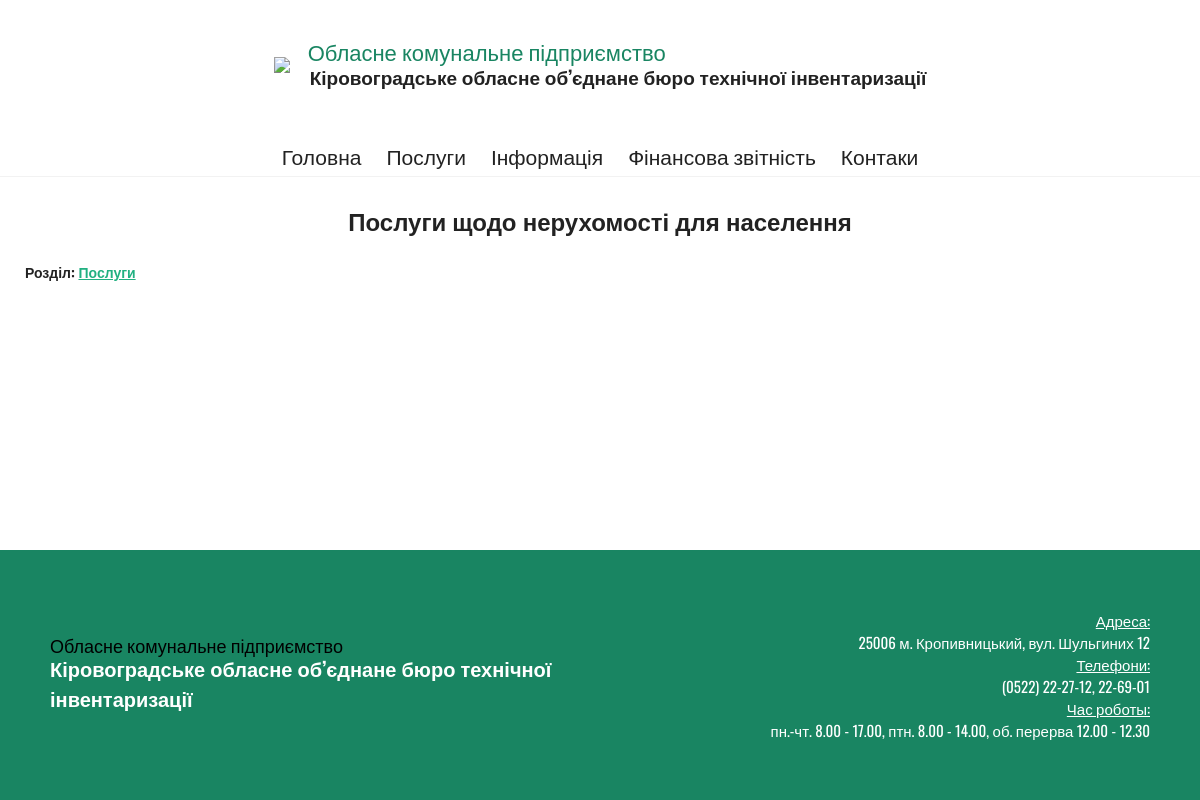
The page /article/20 on the database its author committed.
### tables this page shows
CREATE TABLE `articles` (
  `category` int(11) NOT NULL,
  `description` text NOT NULL,
  `ext` text NOT NULL,
  `id` int(11) NOT NULL,
  `text` text NOT NULL,
  `timestamp` timestamp NOT NULL DEFAULT CURRENT_TIMESTAMP,
  `title` text NOT NULL,
  `visible` tinyint(1) NOT NULL,
  `art_order` int(11) NOT NULL
);

CREATE TABLE `categories` (
  `category` text NOT NULL,
  `description` text NOT NULL,
  `id` int(11) NOT NULL
);

### App/Controllers/ArticleController.php (called while the page is built, shortened)
<?php
class ArticleController extends Controller
{
    public function action_index()
    {
        $this->model->setArticleId($this->route[2]);
        $this->view->render('Article', 'MainTemplate', $this->model->getData());
    }
}

### App/Services/MysqlService.php (called while the page is built, shortened)
<?php
class MysqlService
{
    private $pdo;
    public function __construct()
    {
        $db = MysqlConnection::instance();
        $this->pdo = $db->getConnection();
    }
    public function getAllCategoryById($categoryId)
    {
        $stmt = $this->pdo->prepare('SELECT * FROM ' . self::CATEGORY_TABLE . ' WHERE id=:id');
        $stmt->bindParam(':id', $categoryId);
        $stmt->execute();
        return $stmt->fetch();
    }
    public function getArticleById($id)
    {
        $stmt = $this->pdo->prepare('SELECT * FROM ' . self::ARTICLE_TABLE . ' WHERE id = :id');
        $stmt->bindParam(':id', $id);
        $stmt->execute();
        return $stmt->fetch();
    }
    public function getArticleByTitle($title)
    {
        $stmt = $this->pdo->prepare('SELECT * FROM ' . self::ARTICLE_TABLE . ' WHERE title LIKE :title ');
        $stmt->bindParam(':title', $title);
        $stmt->execute();
        return $stmt->fetch();
    }
    public function getArticlesCategoryName($category)
    {
        $stmt = $this->pdo->prepare('SELECT c.category, a.category as categoryId, a.description, a.ext, a.id, a.timestamp, a.title, a.description FROM '
            . self::ARTICLE_TABLE . ' a LEFT JOIN ' . self::CATEGORY_TABLE . ' c ON a.category = c.id WHERE c.category LIKE :category ORDER BY art_order DESC');
        $stmt->bindParam(':category', $category);
        $stmt->execute();
        return $stmt->fetchAll();
    }
}

### config/mysql.php (called while the page is built)
<?php
return [
    'db_host' => 'localhost',
    'db_port' => 3306,
    'db_name' => 'bti_test',
    'char_set' => 'utf8',
    'mysql_user' => 'root',
    'mysql_password' => '',
    'crypt_salt' => 'bti',
    'available_tables' => [
        'tables',
        'users'
    ]
];

### App/Services/MysqlConnection.php (called while the page is built, shortened)
<?php
class mysqlConnection
{
    private $pdo = null;
    public static $instance;
    private function __construct()
    {
            $config = require_once ROOT_DIR . DIRECTORY_SEPARATOR . 'config' . DIRECTORY_SEPARATOR . 'mysql.php';
            $dsn = 'mysql:host=' . $config['db_host'] .
                ';port=' . $config['db_port'] .
                ';dbname=' . $config['db_name'] .
                ';charset=' . $config['char_set'] . ';';
            $options = [
                PDO::ATTR_ERRMODE => PDO::ERRMODE_EXCEPTION,
                PDO::ATTR_DEFAULT_FETCH_MODE => PDO::FETCH_ASSOC
            ];
            try {
                $this->pdo = new PDO($dsn, $config['mysql_user'], $config['mysql_password'], $options);
            } catch (PDOException $err) {
                echo $err->getMessage();
            }
    }
    public static function instance(){
        if (self::$instance === null) {
            self::$instance = new self();
        }
        return self::$instance;
    }
    public function getConnection(){
        return $this->pdo;
    }
}

### App/Models/ArticleModel.php (called while the page is built, shortened)
<?php
class ArticleModel extends Model
{
    private $mysqlService, $article;
    public function __construct()
    {
        $this->mysqlService = new MysqlService();
    }
    public function setArticleId($id)
    {
        $this->article = $this->mysqlService->getArticleById($id);
    }
}

### App/ViewHelpers/ArticleContentHelper.php (called while the page is built, shortened)
<?php
class ArticleContentHelper extends ViewHelper
{
    private $service, $article;
    public function __construct($article)
    {
        $this->service = new MysqlService();
        $this->article = $article;
    }
    public function getData()
    {
        return $this->service->getArticleByTitle($this->article);
    }
}

### App/ViewHelpers/HeaderMenuHelper.php (the view, shortened to what this page needs)
<?php
class HeaderMenuHelper extends ViewHelper
{
    private $section, $service;
    public function __construct($section)
    {
        $this->section = $section;
        $this->service = new MysqlService();
    }
    public function getData()
    {
        $articles = $this->service->getArticlesCategoryName($this->section);
        $result = '';
        foreach ($articles as $value) {
            $ext = json_decode($value['ext'], true);;
            $link = '/article/' . $value['id'];
            if (isset($ext['LinkToArticle'])) {
                $link = '/article/' . $ext['LinkToArticle'];
            }
            if (isset($ext['categoryLink'])) {
                $link = '/articles/' . $ext['categoryLink'];
            }
            if (isset($ext['externalLink'])) {
                $link = $ext['externalLink'];
            }
            $result = $result . "\n" .
                '<li><a href="' . $link . '">' . $value['title'] . '</a></li>';
        }
        return $result;
    }
}

### App/Views/ArticleView.php (shortened to what this page needs)
<div class="article">
    <?php
    $categoryInfo = (new MysqlService())->getAllCategoryById($article['category']);
    echo '<h3>' . $article['title'] . '</h3>';
    if ($categoryInfo['category'] !== 'Оформлення') {
        echo '<h5 class="category-title">Розділ: <a href=" /articles/' . $categoryInfo['category'] . '">' . $categoryInfo['category'] . '</a></h5>';
    }
    ?>
</div>

### App/Views/MainTemplateView.php (shortened to what this page needs)
<?php
$title = (new ArticleContentHelper('Заголовок'))->getData();
$title['text'] = strip_tags($title['text']);
?>
<!DOCTYPE html>
<html lang="en">
<head>
    <link type="text/css" rel="stylesheet" media="all and (min-device-width: 769px)" href="/style/style.css">
    <link type="text/css" rel="stylesheet" media="all and (max-device-width: 768px)" href="/style/style_mobile.css">
    <link rel="stylesheet" href="https://use.fontawesome.com/releases/v5.7.2/css/all.css"
>
</head>
<body>
<header>
    <div class="container">
        <div class="logo">
            <img src="/assets/images/Kropyvnytskyi.png">
            <a href="/">
                <h1><?php
                    echo '<p>' . $title['description'] . '</p>' . $title['text'];
                    ?>
                </h1>
            </a>
        </div>
        <nav>
            <ul>
                <?php
                echo (new HeaderMenuHelper('Головне меню'))->getData();
                ?>
            </ul>
        </nav>
    </div>
</header>
<div class="horizontal-line">
</div>
<main>
    <?php
    echo $layoutContent;
    ?>
</main>
<footer>
    <div class="container">
        <div class="title">
            <h3><?php
                echo '<p>' . $title['description'] . '</p>' . $title['text'];
                ?>
            </h3>
        </div>
        <div class="content">
            <?php
            echo ((new ArticleContentHelper('footer'))->getData())['text'];
            ?>
        </div>
    </div>
</footer>
</body>
</html>

### public/style/style.css (style rules this page uses)
body { margin: 0; font-family: 'Oswald', sans-serif; min-height: 100vh; padding: 0; display: flex; flex-direction: column; }
* { box-sizing: border-box; position: relative; }
header { display: flex; justify-content: center; }
@media only screen and (max-width: 1210px) { header .container { flex-direction: column; } }
@media only screen and (max-width: 1210px) { header .container .logo { margin-bottom: 10px; } }
@media only screen and (max-width: 1210px) { header .container nav { margin-bottom: 5px; } }
@media only screen and (max-width: 1210px) { header .container nav ul li a { font-size: 21px; } }
.container { padding: 0 25px; height: 100%; width: 100%; max-width: 1200px; display: flex; justify-content: space-between; align-items: center; }
.container .logo { height: 130px; display: flex; align-items: center; }
.container a { text-decoration: none; }
.container h1 { color: #222222; top: -5px; font-weight: bold; margin: 0 0 0 20px; padding: 0; font-size: 19px; }
.container h1 p { top: 5px; color: #198562; font-weight: normal; left: -2px; margin: 0; padding: 0; font-size: 22px; }
.container nav { flex-grow: 1; }
.container nav ul { display: flex; justify-content: flex-end; list-style-type: none; padding: 0; margin: 0; }
.container nav ul li:first-child a { margin: 0; }
.container nav ul li a { color: #222222; padding: 0; margin: 0 0 0 25px; text-decoration: none; }
.horizontal-line { height: 1px; width: 100%; background: #f2f2f2; }
main { flex-grow: 1; width: 100%; display: flex; flex-direction: column; align-items: center; }
main h3 { color: #1d9d73; margin: 0 0 25px 0; padding: 0; text-align: center; font-size: 24px; }
main h3:after { content: ''; height: 1px; width: 100px; background-color: #1d9d73; position: absolute; bottom: 0; left: 50%; margin-left: -50px; }
main .article { max-width: 1200px; width: 100%; padding: 25px; }
main .article a { color: #198562; }
main .article h3 { font-size: 24px; color: #222222; text-align: center; padding: 0; margin: 0; }
main .article h3:after { display: none; }
main .article h5 { font-size: 14px; color: #222222; }
main .article h5 a { color: #21b081; }
footer { width: 100%; height: 250px; background-color: #198562; display: flex; justify-content: center; margin-top: 25px; }
footer .container { max-width: 1200px; width: 100%; display: flex; justify-content: space-between; align-items: center; }
footer .container div { padding: 0 25px; width: 50%; }
footer .container .title h3 { color: white; font-size: 20px; top: -5px; margin: 0; padding: 0; }
footer .container .title h3 p { top: 5px; font-size: 18px; font-weight: normal; margin: 0; padding: 0; color: black; }
footer .container .content { font-size: 15px; color: white; text-align: right; }

### rows shown on the page
articles: description "Обласне комунальне підприємство"
articles: title "Головна"
articles: title "Послуги"
articles: title "Інформація"
articles: title "Фінансова звітність"
articles: title "Контаки"
articles: title "Послуги щодо нерухомості для населення"
categories: category "Послуги"
articles: text "Адреса: 25006 м. Кропивницький, вул. Шульгиних 12 Телефони: (0522) 22-27-12, 22-69-01 Час роботы: пн.-чт. 8.00 - 17.00, птн. 8.00 - 14.00, об. перерва 12.00 - 12.30"

### other values the page prints
$title['text'] "Кіровоградське обласне об’єднане бюро технічної інвентаризації"
